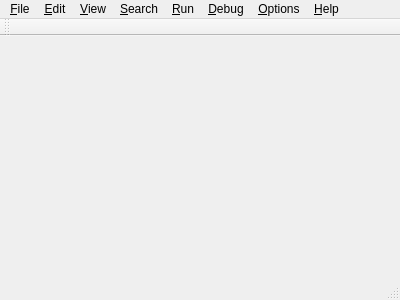
<?xml version="1.0" encoding="UTF-8"?>
<ui version="4.0">
 <class>KahluaIDE</class>
 <widget class="QMainWindow" name="KahluaIDE">
  <property name="geometry">
   <rect>
    <x>0</x>
    <y>0</y>
    <width>400</width>
    <height>300</height>
   </rect>
  </property>
  <property name="windowTitle">
   <string>ne0ndrag0n qLua</string>
  </property>
  <widget class="QWidget" name="centralWidget"/>
  <widget class="QMenuBar" name="menuBar">
   <property name="geometry">
    <rect>
     <x>0</x>
     <y>0</y>
     <width>400</width>
     <height>21</height>
    </rect>
   </property>
   <widget class="QMenu" name="menu_File">
    <property name="title">
     <string>&amp;File</string>
    </property>
    <addaction name="action_New"/>
    <addaction name="action_Open"/>
    <addaction name="action_Save"/>
    <addaction name="actionSave_As"/>
    <addaction name="separator"/>
    <addaction name="action_Print"/>
    <addaction name="separator"/>
    <addaction name="actionE_xit"/>
   </widget>
   <widget class="QMenu" name="menu_Edit">
    <property name="title">
     <string>&amp;Edit</string>
    </property>
    <addaction name="actionCu_t"/>
    <addaction name="action_Copy"/>
    <addaction name="action_Paste"/>
    <addaction name="actionCl_ear"/>
    <addaction name="separator"/>
    <addaction name="actionNew_Function"/>
   </widget>
   <widget class="QMenu" name="menu_View">
    <property name="title">
     <string>&amp;View</string>
    </property>
    <addaction name="action_Functions"/>
    <addaction name="actionS_plit"/>
    <addaction name="action_Output_Device"/>
   </widget>
   <widget class="QMenu" name="menu_Search">
    <property name="title">
     <string>&amp;Search</string>
    </property>
    <addaction name="action_Find"/>
    <addaction name="action_Repeat_Last_Find"/>
    <addaction name="action_Change"/>
   </widget>
   <widget class="QMenu" name="menu_Run">
    <property name="title">
     <string>&amp;Run</string>
    </property>
    <addaction name="action_Start"/>
    <addaction name="action_Restart"/>
    <addaction name="action_Continue"/>
   </widget>
   <widget class="QMenu" name="menu_Debug">
    <property name="title">
     <string>&amp;Debug</string>
    </property>
    <addaction name="action_Step"/>
    <addaction name="action_Procedure_Step"/>
    <addaction name="separator"/>
    <addaction name="action_Trace_On"/>
    <addaction name="separator"/>
    <addaction name="actionToggle_Breakpoint"/>
    <addaction name="action_Clear_All_Breakpoints"/>
    <addaction name="actionSet_Next_Statement"/>
   </widget>
   <widget class="QMenu" name="menu_Options">
    <property name="title">
     <string>&amp;Options</string>
    </property>
    <addaction name="action_Display"/>
    <addaction name="actionHelp_Path"/>
    <addaction name="action_Syntax_Checking"/>
   </widget>
   <widget class="QMenu" name="menu_Help">
    <property name="title">
     <string>&amp;Help</string>
    </property>
    <addaction name="action_Index"/>
    <addaction name="action_Contents"/>
    <addaction name="action_Topic_s"/>
    <addaction name="actionUsing_Help"/>
    <addaction name="separator"/>
    <addaction name="action_About"/>
   </widget>
   <addaction name="menu_File"/>
   <addaction name="menu_Edit"/>
   <addaction name="menu_View"/>
   <addaction name="menu_Search"/>
   <addaction name="menu_Run"/>
   <addaction name="menu_Debug"/>
   <addaction name="menu_Options"/>
   <addaction name="menu_Help"/>
  </widget>
  <widget class="QToolBar" name="mainToolBar">
   <attribute name="toolBarArea">
    <enum>TopToolBarArea</enum>
   </attribute>
   <attribute name="toolBarBreak">
    <bool>false</bool>
   </attribute>
  </widget>
  <widget class="QStatusBar" name="statusBar"/>
  <action name="action_New">
   <property name="text">
    <string>&amp;New</string>
   </property>
  </action>
  <action name="action_Open">
   <property name="text">
    <string>&amp;Open</string>
   </property>
  </action>
  <action name="action_Save">
   <property name="text">
    <string>&amp;Save</string>
   </property>
  </action>
  <action name="actionSave_As">
   <property name="text">
    <string>Save &amp;As...</string>
   </property>
  </action>
  <action name="action_Print">
   <property name="text">
    <string>&amp;Print...</string>
   </property>
  </action>
  <action name="actionE_xit">
   <property name="text">
    <string>E&amp;xit</string>
   </property>
  </action>
  <action name="actionCu_t">
   <property name="text">
    <string>Cu&amp;t</string>
   </property>
  </action>
  <action name="action_Copy">
   <property name="text">
    <string>&amp;Copy</string>
   </property>
  </action>
  <action name="action_Paste">
   <property name="text">
    <string>&amp;Paste</string>
   </property>
  </action>
  <action name="actionCl_ear">
   <property name="text">
    <string>Cl&amp;ear</string>
   </property>
  </action>
  <action name="actionNew_Function">
   <property name="text">
    <string>New &amp;Function...</string>
   </property>
  </action>
  <action name="action_Functions">
   <property name="text">
    <string>&amp;Functions...</string>
   </property>
  </action>
  <action name="actionS_plit">
   <property name="text">
    <string>S&amp;plit</string>
   </property>
  </action>
  <action name="action_Output_Device">
   <property name="text">
    <string>&amp;Output Device</string>
   </property>
  </action>
  <action name="action_Find">
   <property name="text">
    <string>&amp;Find</string>
   </property>
  </action>
  <action name="action_Repeat_Last_Find">
   <property name="text">
    <string>&amp;Repeat Last Find</string>
   </property>
  </action>
  <action name="action_Change">
   <property name="text">
    <string>&amp;Change...</string>
   </property>
  </action>
  <action name="action_Start">
   <property name="text">
    <string>&amp;Start</string>
   </property>
  </action>
  <action name="action_Restart">
   <property name="text">
    <string>&amp;Restart</string>
   </property>
  </action>
  <action name="action_Continue">
   <property name="text">
    <string>&amp;Continue</string>
   </property>
  </action>
  <action name="action_Step">
   <property name="text">
    <string>&amp;Step</string>
   </property>
  </action>
  <action name="action_Procedure_Step">
   <property name="text">
    <string>&amp;Procedure Step</string>
   </property>
  </action>
  <action name="action_Trace_On">
   <property name="text">
    <string>&amp;Trace On</string>
   </property>
  </action>
  <action name="actionToggle_Breakpoint">
   <property name="text">
    <string>Toggle &amp;Breakpoint</string>
   </property>
  </action>
  <action name="action_Clear_All_Breakpoints">
   <property name="text">
    <string>&amp;Clear All Breakpoints</string>
   </property>
  </action>
  <action name="actionSet_Next_Statement">
   <property name="text">
    <string>Set &amp;Next Statement</string>
   </property>
  </action>
  <action name="action_Display">
   <property name="text">
    <string>&amp;Display...</string>
   </property>
  </action>
  <action name="actionHelp_Path">
   <property name="text">
    <string>Help &amp;Path...</string>
   </property>
  </action>
  <action name="action_Syntax_Checking">
   <property name="text">
    <string>&amp;Syntax Checking</string>
   </property>
  </action>
  <action name="action_Index">
   <property name="text">
    <string>&amp;Index</string>
   </property>
  </action>
  <action name="action_Contents">
   <property name="text">
    <string>&amp;Contents</string>
   </property>
  </action>
  <action name="action_Topic_s">
   <property name="text">
    <string>&amp;Topic: %s</string>
   </property>
  </action>
  <action name="actionUsing_Help">
   <property name="text">
    <string>Using &amp;Help</string>
   </property>
  </action>
  <action name="action_About">
   <property name="text">
    <string>&amp;About...</string>
   </property>
  </action>
 </widget>
 <layoutdefault spacing="6" margin="11"/>
 <resources/>
 <connections/>
</ui>
